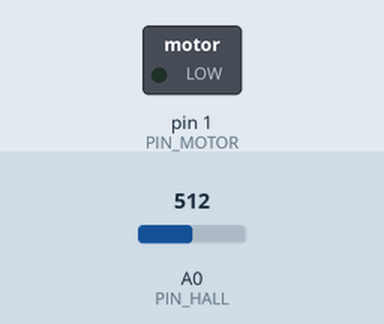
Recording of a sketch running on a simulated Arduino Uno, built with avr-gcc and run on an emulated ATmega328P. On the bench: switched loads named in the sketch (green lamp = pin HIGH). Inputs (shaded band) come from the test bench; at power-on: A0 (PIN_HALL) = 512.

Above: at 1.3 s.
1.4 s: A0 (PIN_HALL) set to 655
2.9 s: A0 (PIN_HALL) set to 677
At 3.7 s:
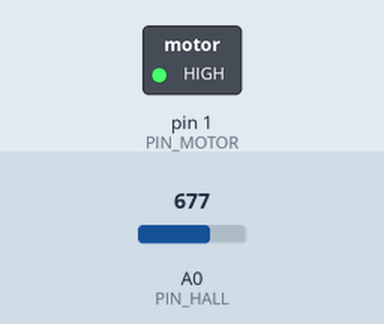
4.4 s: A0 (PIN_HALL) set to 511
At 5.6 s:
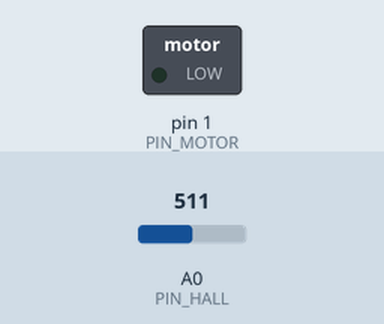
5.9 s: A0 (PIN_HALL) set to 371
7.4 s: A0 (PIN_HALL) set to 338
At 8.3 s:
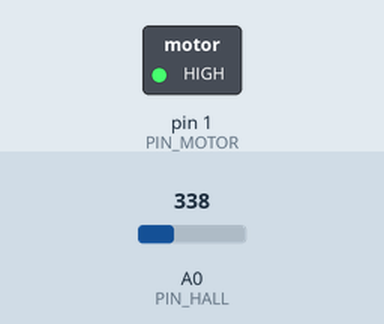
Timing chart, 0 to 9.9 s (numbered marks = the images above; inputs shaded):
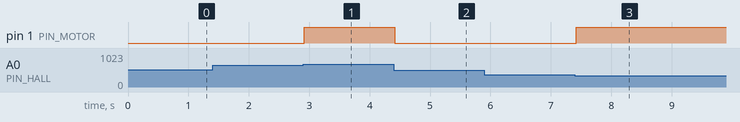

Measured:
- the behaviour switches between 668 and 669 on A0 (PIN_HALL) (found by bisection; images 0 and 1)
- the behaviour switches between 356 and 355 on A0 (PIN_HALL) (found by bisection; images 2 and 3)
- after the input at 1.4 s, every drawn part: stays the same
- after the input at 2.9 s, pin 1 (PIN_MOTOR): LOW → HIGH at once
- after the input at 4.4 s, pin 1 (PIN_MOTOR): HIGH → LOW at once
- after the input at 5.9 s, every drawn part: stays the same
- after the input at 7.4 s, pin 1 (PIN_MOTOR): LOW → HIGH at once

The sketch:

lodestone.ino
```cpp
// lodestone — magnetic field strength as vibration. Hall-sensor version.
// SS49E output to A0 (idles at half the supply with no field); coin motor
// on D1 through an NPN transistor with a flyback diode.
const uint8_t PIN_HALL = A0;
const uint8_t PIN_MOTOR = 1;
const int DEADBAND = 6;     // ADC counts of noise around the idle point
int idle = 512;

void setup() {
  pinMode(PIN_MOTOR, OUTPUT);
  long sum = 0;
  for (int i = 0; i < 64; i++) { sum += analogRead(PIN_HALL); delay(2); }
  idle = sum / 64;          // the field at power-up counts as zero
}

void loop() {
  int field = analogRead(PIN_HALL) - idle;
  int strength = abs(field) - DEADBAND;
  if (strength < 0) strength = 0;
  int pwm = map(constrain(strength, 0, 300), 0, 300, 0, 255);
  analogWrite(PIN_MOTOR, pwm);
  delay(20);
}
```
